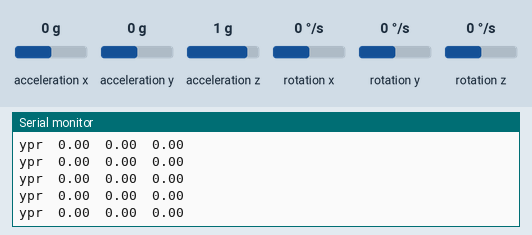
Bench run of a sketch on a simulated Arduino Uno, built with avr-gcc and run on an emulated ATmega328P. Shown: the last lines printed to the serial monitor. Wiring (inferred from the names in the program): MPU-6050 motion sensor at I2C address 0x68. The test bench sets the inputs (shaded band); at power-on: acceleration x 0 g, acceleration y 0 g, acceleration z 1 g, rotation x 0 °/s, rotation y 0 °/s, rotation z 0 °/s.

Above: at 1.2 s.
1.3 s: acceleration x set to -1.4 g
At 2.3 s:
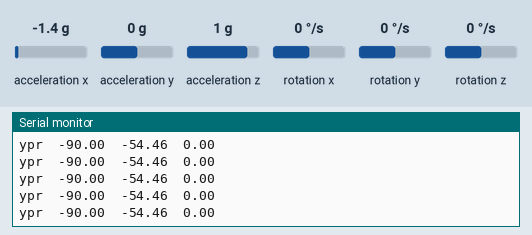
4.3 s: acceleration y set to 0.8 g
At 4.8 s:
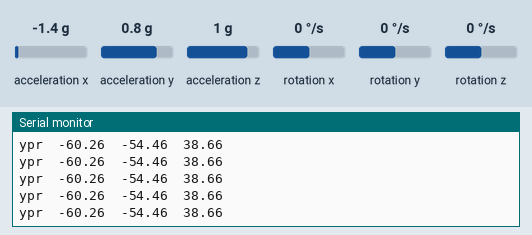
7.3 s: acceleration z set to -1.4 g
At 8.4 s:
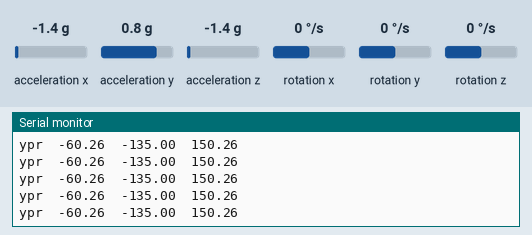
Timing chart, 0 to 10.3 s (numbered marks = the images above; inputs shaded):
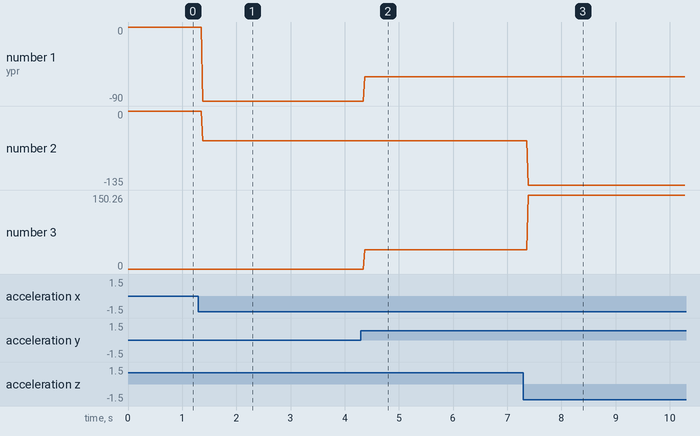

Measured:
- after the input at 1.3 s, the serial monitor: prints a new line after 0.08 s (image 1)
- after the input at 4.3 s, the serial monitor: prints a new line after 0.07 s (image 2)
- after the input at 7.3 s, the serial monitor: prints a new line after 0.09 s (image 3)
- plotted number 1: 0 → -90 after the input at 1.3 s, -90 → -60.26 after the input at 4.3 s
- plotted number 2: 0 → -54.46 after the input at 1.3 s, -54.46 → -135 after the input at 7.3 s
- plotted number 3: 0 → 38.66 after the input at 4.3 s, 38.66 → 150.26 after the input at 7.3 s

The sketch:

imu_6050.ino
```cpp
#include<Wire.h>
const int MPU=0x68;  // I2C address of the MPU-6050
int16_t AcX,AcY,AcZ,Tmp,GyX,GyY,GyZ;
double compAngleX,compAngleY,gzangle,compAnglez,timer;
  double accXangle ,accYangle,acczangle ,gyroXrate ,gyroYrate,gyroZrate;
  double gyroXAngle, gyroYAngle, gyroZAngle;
  // float rgyro,w;
  int ap=0.955;

  void setup()
{
   Serial.begin(9600);
/////////////////////// SENSOR READING//////////
 Wire.begin();
  Wire.beginTransmission(MPU);
  Wire.write(0x6B);  // PWR_MGMT_1 register
  Wire.write(0);     // set to zero (wakes up the MPU-6050)
  Wire.endTransmission(true);
  ///////////////////////////////////////
}
void loop()
{

  Wire.beginTransmission(MPU);
  Wire.write(0x3B);  // starting with register 0x3B (ACCEL_XOUT_H)
  Wire.endTransmission(false);
  Wire.requestFrom(MPU,14,true);  // request a total of 14 registers
  AcX=Wire.read()<<8|Wire.read();  // 0x3B (ACCEL_XOUT_H) & 0x3C (ACCEL_XOUT_L)
  AcY=Wire.read()<<8|Wire.read();  // 0x3D (ACCEL_YOUT_H) & 0x3E (ACCEL_YOUT_L)
  AcZ=Wire.read()<<8|Wire.read();  // 0x3F (ACCEL_ZOUT_H) & 0x40 (ACCEL_ZOUT_L)
  Tmp=Wire.read()<<8|Wire.read();  // 0x41 (TEMP_OUT_H) & 0x42 (TEMP_OUT_L)
  GyX=Wire.read()<<8|Wire.read();  // 0x43 (GYRO_XOUT_H) & 0x44 (GYRO_XOUT_L)
  GyY=Wire.read()<<8|Wire.read();  // 0x45 (GYRO_YOUT_H) & 0x46 (GYRO_YOUT_L)
  GyZ=Wire.read()<<8|Wire.read();  // 0x47 (GYRO_ZOUT_H) & 0x48 (GYRO_ZOUT_L)


 accXangle = (atan2(AcY, AcZ) * RAD_TO_DEG);
 accYangle = (atan2(AcX, AcZ) * RAD_TO_DEG);
acczangle = (atan2(AcX,AcY) * RAD_TO_DEG);/* my attempt to calculate yaw but not correct*/
 gyroXrate = GyX / 16.5;
 gyroYrate = GyY / 16.5;
 gyroZrate = GyZ/ 16.5;
 timer = millis();
 //angular position
 gyroXAngle += gyroXrate * (millis()-timer)/1000;
 gyroYAngle += gyroYrate * (millis()-timer)/1000;
 gyroZAngle += gyroZrate * (millis()-timer)/1000;/* my attempt to calculate yaw but not correct*/
//---------------------------\\
 //COMPLIMENTRY FILTER STARTED\\
 //---------------------------\\

 compAngleX = ap * (compAngleX + gyroXAngle) + (1-ap) * accXangle;
 compAngleY = ap * (compAngleY + gyroYAngle) + (1-ap) * accYangle;
 compAnglez = ap * (compAnglez + gyroZAngle) + (1-ap) * acczangle; //yaw but not correct/
 //---------------------------\\
 //COMPLIMENTRY FILTER ENDED  \\
 //---------------------------\\

   Serial.print("ypr\t");
            Serial.print(compAnglez);
            Serial.print("\t");
            Serial.print(compAngleY);
            Serial.print("\t");
            Serial.println(compAngleX);
}
```
